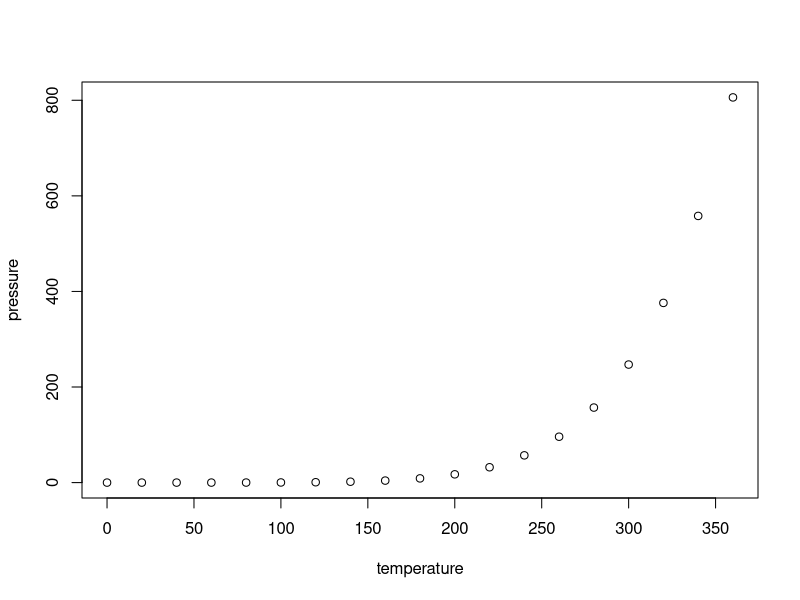
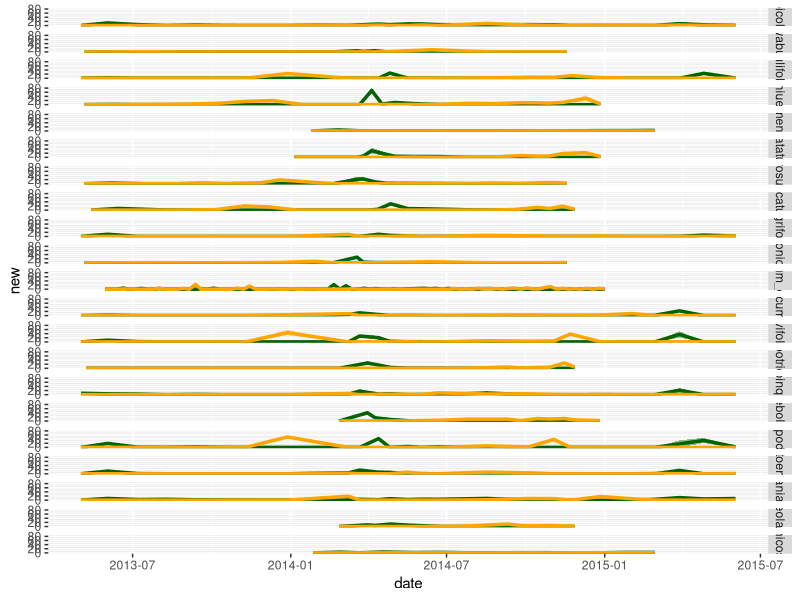
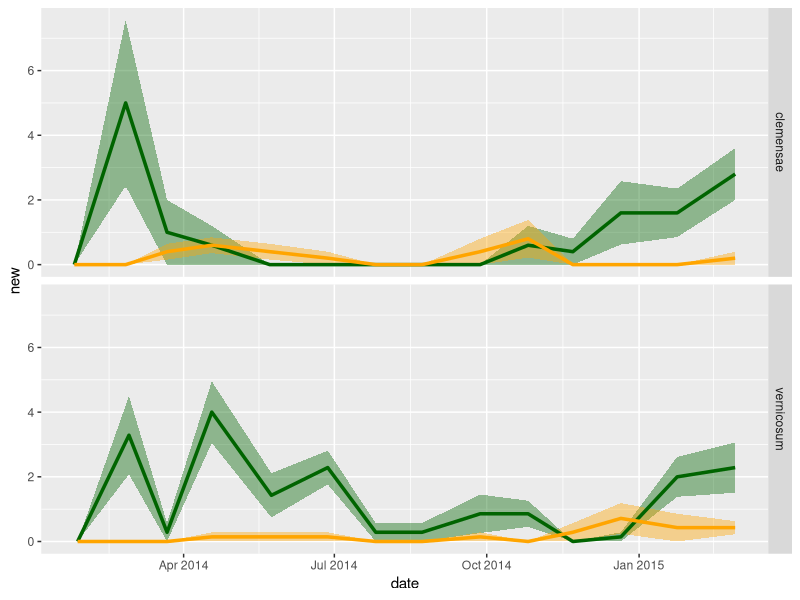
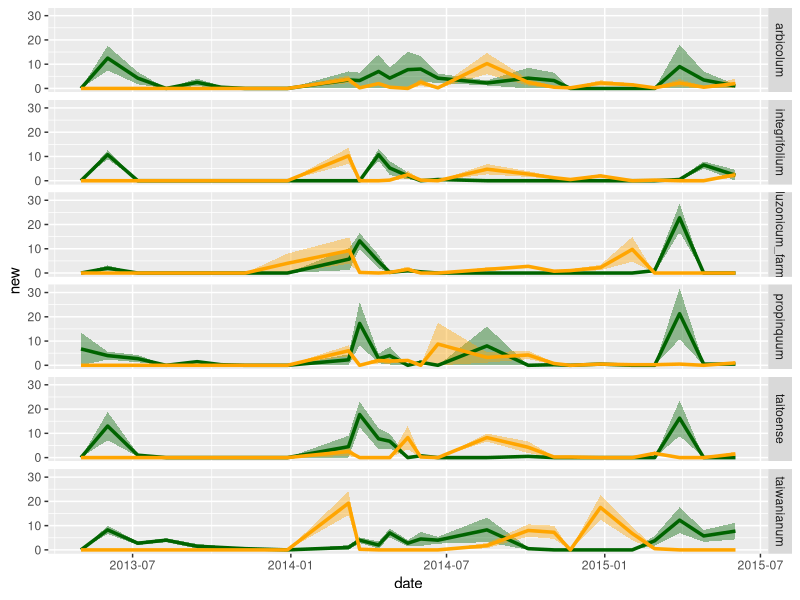
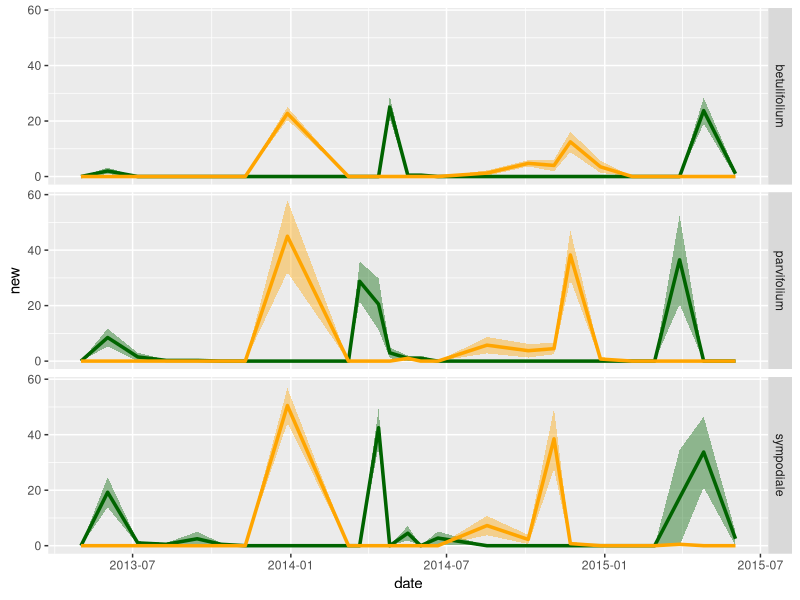
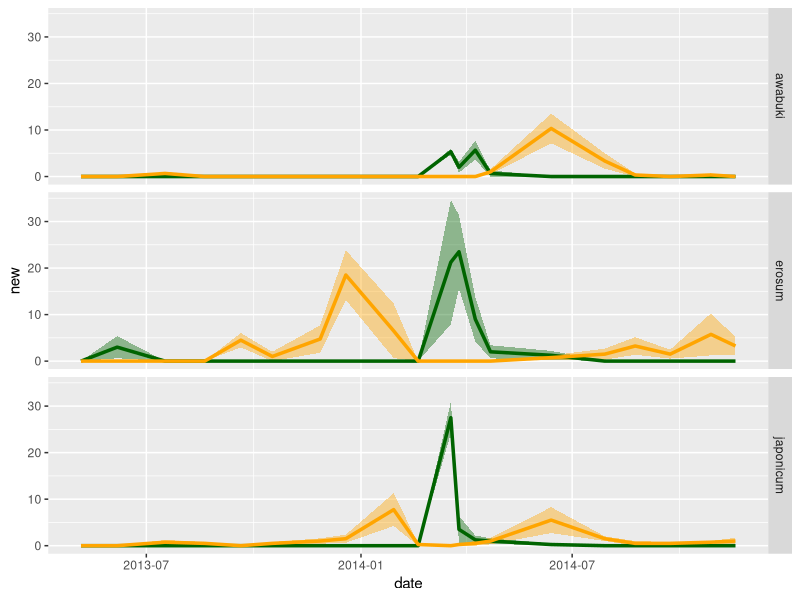
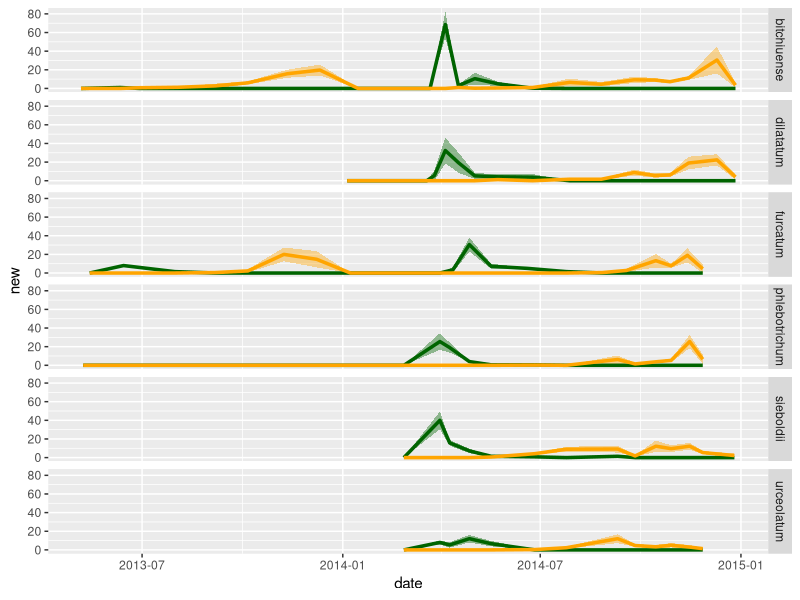
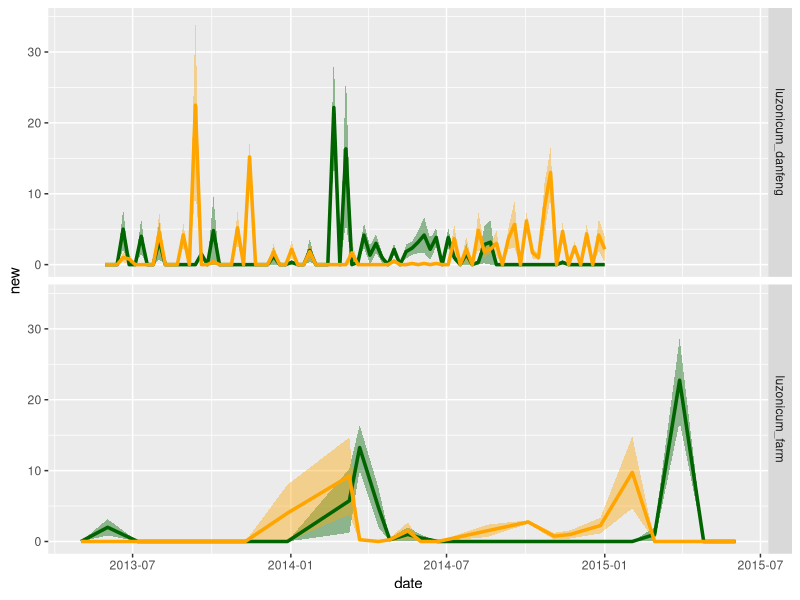

Here is the R script that generated these plots, in order:
## ---- chunk 1
knitr::opts_chunk$set(echo = TRUE)
## ---- chunk 2
library(reshape2)
library(ggplot2)
library(plyr)

#starting with 'summarySE' function found online
summarySE <- function(data=NULL, measurevar, groupvars=NULL, na.rm=FALSE, conf.interval=.95, .drop=TRUE) {

    # New version of length which can handle NA's: if na.rm==T, don't count them
    length2 <- function (x, na.rm=FALSE) {
        if (na.rm) sum(!is.na(x))
        else       length(x)
    }

    # This does the summary. For each group's data frame, return a vector with
    # N, mean, and sd
    datac <- ddply(data, groupvars, .drop=.drop,
      .fun = function(xx, col) {
        c(N    = length2(xx[[col]], na.rm=na.rm),
          mean = mean   (xx[[col]], na.rm=na.rm),
          sd   = sd     (xx[[col]], na.rm=na.rm)
        )
      },
      measurevar
    )

    # Rename the "mean" column    
    datac <- rename(datac, c("mean" = measurevar))

    datac$se <- datac$sd / sqrt(datac$N)  # Calculate standard error of the mean

    # Confidence interval multiplier for standard error
    # Calculate t-statistic for confidence interval: 
    # e.g., if conf.interval is .95, use .975 (above/below), and use df=N-1
    ciMult <- qt(conf.interval/2 + .5, datac$N-1)
    datac$ci <- datac$se * ciMult

    return(datac)
}
## Norms the data within specified groups in a data frame; it normalizes each
## subject (identified by idvar) so that they have the same mean, within each group
## specified by betweenvars.
##   data: a data frame.
##   idvar: the name of a column that identifies each subject (or matched subjects)
##   measurevar: the name of a column that contains the variable to be summariezed
##   betweenvars: a vector containing names of columns that are between-subjects variables
##   na.rm: a boolean that indicates whether to ignore NA's
normDataWithin <- function(data=NULL, idvar, measurevar, betweenvars=NULL,
                           na.rm=FALSE, .drop=TRUE) {
    library(plyr)

    # Measure var on left, idvar + between vars on right of formula.
    data.subjMean <- ddply(data, c(idvar, betweenvars), .drop=.drop,
     .fun = function(xx, col, na.rm) {
        c(subjMean = mean(xx[,col], na.rm=na.rm))
      },
      measurevar,
      na.rm
    )

    # Put the subject means with original data
    data <- merge(data, data.subjMean)

    # Get the normalized data in a new column
    measureNormedVar <- paste(measurevar, "_norm", sep="")
    data[,measureNormedVar] <- data[,measurevar] - data[,"subjMean"] +
                               mean(data[,measurevar], na.rm=na.rm)

    # Remove this subject mean column
    data$subjMean <- NULL

    return(data)
}
## Summarizes data, handling within-subjects variables by removing inter-subject variability.
## It will still work if there are no within-S variables.
## Gives count, un-normed mean, normed mean (with same between-group mean),
##   standard deviation, standard error of the mean, and confidence interval.
## If there are within-subject variables, calculate adjusted values using method from Morey (2008).
##   data: a data frame.
##   measurevar: the name of a column that contains the variable to be summariezed
##   betweenvars: a vector containing names of columns that are between-subjects variables
##   withinvars: a vector containing names of columns that are within-subjects variables
##   idvar: the name of a column that identifies each subject (or matched subjects)
##   na.rm: a boolean that indicates whether to ignore NA's
##   conf.interval: the percent range of the confidence interval (default is 95%)
summarySEwithin <- function(data=NULL, measurevar, betweenvars=NULL, withinvars=NULL,
                            idvar=NULL, na.rm=FALSE, conf.interval=.95, .drop=TRUE) {

  # Ensure that the betweenvars and withinvars are factors
  factorvars <- vapply(data[, c(betweenvars, withinvars), drop=FALSE],
    FUN=is.factor, FUN.VALUE=logical(1))

  if (!all(factorvars)) {
    nonfactorvars <- names(factorvars)[!factorvars]
    message("Automatically converting the following non-factors to factors: ",
            paste(nonfactorvars, collapse = ", "))
    data[nonfactorvars] <- lapply(data[nonfactorvars], factor)
  }

  # Get the means from the un-normed data
  datac <- summarySE(data, measurevar, groupvars=c(betweenvars, withinvars),
                     na.rm=na.rm, conf.interval=conf.interval, .drop=.drop)

  # Drop all the unused columns (these will be calculated with normed data)
  datac$sd <- NULL
  datac$se <- NULL
  datac$ci <- NULL

  # Norm each subject's data
  ndata <- normDataWithin(data, idvar, measurevar, betweenvars, na.rm, .drop=.drop)

  # This is the name of the new column
  measurevar_n <- paste(measurevar, "_norm", sep="")

  # Collapse the normed data - now we can treat between and within vars the same
  ndatac <- summarySE(ndata, measurevar_n, groupvars=c(betweenvars, withinvars),
                      na.rm=na.rm, conf.interval=conf.interval, .drop=.drop)

  # Apply correction from Morey (2008) to the standard error and confidence interval
  #  Get the product of the number of conditions of within-S variables
  nWithinGroups    <- prod(vapply(ndatac[,withinvars, drop=FALSE], FUN=nlevels,
                           FUN.VALUE=numeric(1)))
  correctionFactor <- sqrt( nWithinGroups / (nWithinGroups-1) )

  # Apply the correction factor
  ndatac$sd <- ndatac$sd * correctionFactor
  ndatac$se <- ndatac$se * correctionFactor
  ndatac$ci <- ndatac$ci * correctionFactor

  # Combine the un-normed means with the normed results
  merge(datac, ndatac)
}


D = read.table("phen_sept2016_cleaned.txt", header=T)

# Discard columns that aren't original data
#D = D[,1:8]

names(D)

# Convert the dates from character to Date type
D$date = as.Date(D$date)
D$species = as.factor(D$species)
D$ind = as.factor(D$ind)

D_sm<-D[ ,c(1,2,3,7,8)]
d_melt<-melt(D_sm, measure.vars=c('new', 'senesced'))
means<- summarySE(d_melt, measurevar='value', groupvars=c('species','date', 'variable'))

senesced<-subset(means, variable=='senesced')
new<-subset(means, variable=='new')
senesced<-senesced[, c(1,2,5,7)]
new<-new[, c(1,2,5,7)]
colnames(new)<-c('species','date','new', 'new_se')
colnames(senesced)<-c('species','date','senesced', 's_se')
try<-merge(new,senesced)
head(try)

borneo<-subset(try, species %in% c('clemensae', 'vernicosum'))
farm<-subset(try, species %in% c('arbicolum', 'foetidum', 'integrifolium', 'taiwanianum', 'taitoense', 'propinquum', 'luzonicum_farm'))
t_cold<-subset(try, species %in% c('betulifolium', 'sympodiale', 'parvifolium'))
ito<-subset(try, species %in% c('awabuki', 'erosum', 'japonicum'))
j_cold<-subset(try, species %in% c('sieboldii', 'urceolatum', 'phlebotrichum', 'bitchiuense', 'furcatum', 'dilatatum'))
luzonicum<-subset(try, species %in% c('luzonicum_farm', 'luzonicum_danfeng'))

pdf(file='all_curves.pdf')
ggplot((data=try), aes(x=date)) + geom_ribbon(aes(ymin=new-new_se, ymax=new+new_se), fill='darkgreen', alpha=.4) + geom_ribbon(aes(ymin=senesced-s_se, ymax=senesced+s_se), fill='orange', alpha=.4) + geom_line(aes(y=new), color='darkgreen', lwd=1.2) + geom_line(aes(y=senesced), color='orange', lwd=1.2) + facet_grid(species ~ .)
dev.off()
pdf(file='borneo.pdf')
ggplot((data=borneo), aes(x=date)) + geom_ribbon(aes(ymin=new-new_se, ymax=new+new_se), fill='darkgreen', alpha=.4) + geom_ribbon(aes(ymin=senesced-s_se, ymax=senesced+s_se), fill='orange', alpha=.4) + geom_line(aes(y=new), color='darkgreen', lwd=1.2) + geom_line(aes(y=senesced), color='orange', lwd=1.2) + facet_grid(species ~ .)
dev.off()
pdf(file='farm.pdf')
ggplot((data=farm), aes(x=date)) + geom_ribbon(aes(ymin=new-new_se, ymax=new+new_se), fill='darkgreen', alpha=.4) + geom_ribbon(aes(ymin=senesced-s_se, ymax=senesced+s_se), fill='orange', alpha=.4) + geom_line(aes(y=new), color='darkgreen', lwd=1.2) + geom_line(aes(y=senesced), color='orange', lwd=1.2) + facet_grid(species ~ .)
dev.off()
pdf(file='taiwan_freezing.pdf')
ggplot((data=t_cold), aes(x=date)) + geom_ribbon(aes(ymin=new-new_se, ymax=new+new_se), fill='darkgreen', alpha=.4) + geom_ribbon(aes(ymin=senesced-s_se, ymax=senesced+s_se), fill='orange', alpha=.4) + geom_line(aes(y=new), color='darkgreen', lwd=1.2) + geom_line(aes(y=senesced), color='orange', lwd=1.2) + facet_grid(species ~ .)
dev.off()
pdf(file='japan_warm.pdf')
ggplot((data=ito), aes(x=date)) + geom_ribbon(aes(ymin=new-new_se, ymax=new+new_se), fill='darkgreen', alpha=.4) + geom_ribbon(aes(ymin=senesced-s_se, ymax=senesced+s_se), fill='orange', alpha=.4) + geom_line(aes(y=new), color='darkgreen', lwd=1.2) + geom_line(aes(y=senesced), color='orange', lwd=1.2) + facet_grid(species ~ .)
dev.off()
pdf(file='japan_freezing.pdf')
ggplot((data=j_cold), aes(x=date)) + geom_ribbon(aes(ymin=new-new_se, ymax=new+new_se), fill='darkgreen', alpha=.4) + geom_ribbon(aes(ymin=senesced-s_se, ymax=senesced+s_se), fill='orange', alpha=.4) + geom_line(aes(y=new), color='darkgreen', lwd=1.2) + geom_line(aes(y=senesced), color='orange', lwd=1.2) + facet_grid(species ~ .)
dev.off()

pdf(file='luzonicum.pdf')
ggplot((data=luzonicum), aes(x=date)) + geom_ribbon(aes(ymin=new-new_se, ymax=new+new_se), fill='darkgreen', alpha=.4) + geom_ribbon(aes(ymin=senesced-s_se, ymax=senesced+s_se), fill='orange', alpha=.4) + geom_line(aes(y=new), color='darkgreen', lwd=1.2) + geom_line(aes(y=senesced), color='orange', lwd=1.2) + facet_grid(species ~ .)
dev.off()
## ---- chunk 3
plot(pressure)
